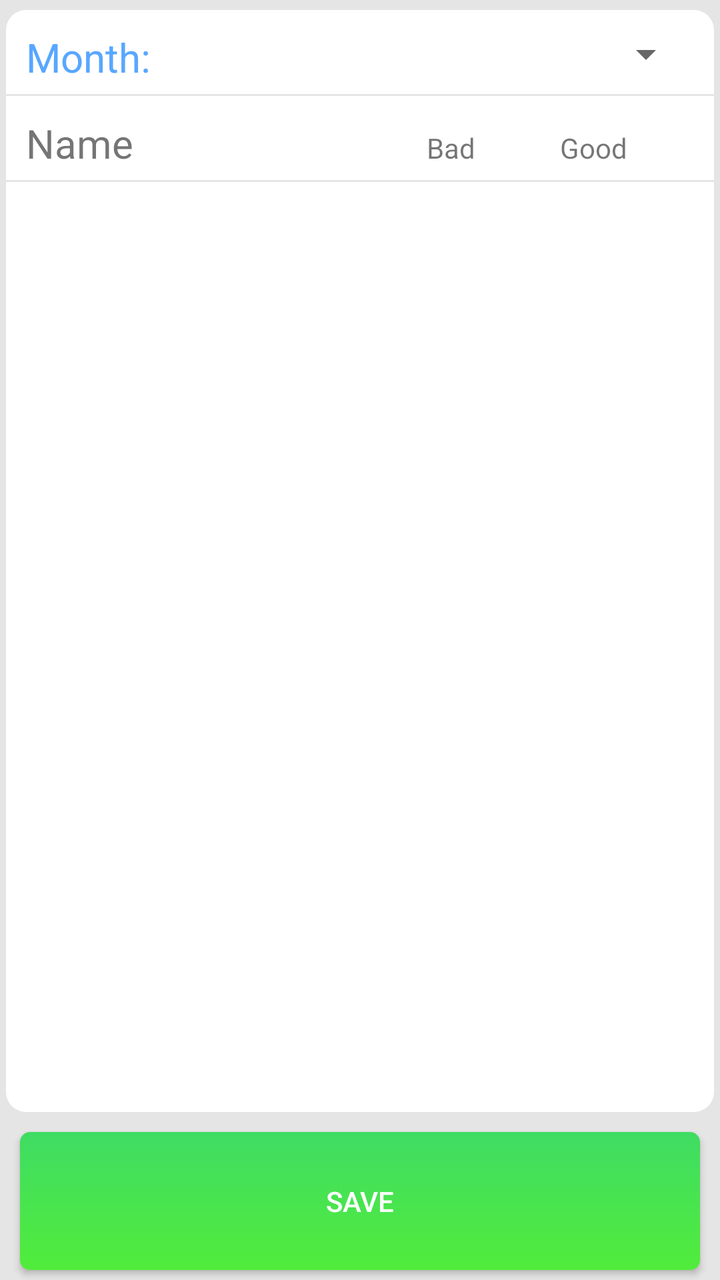
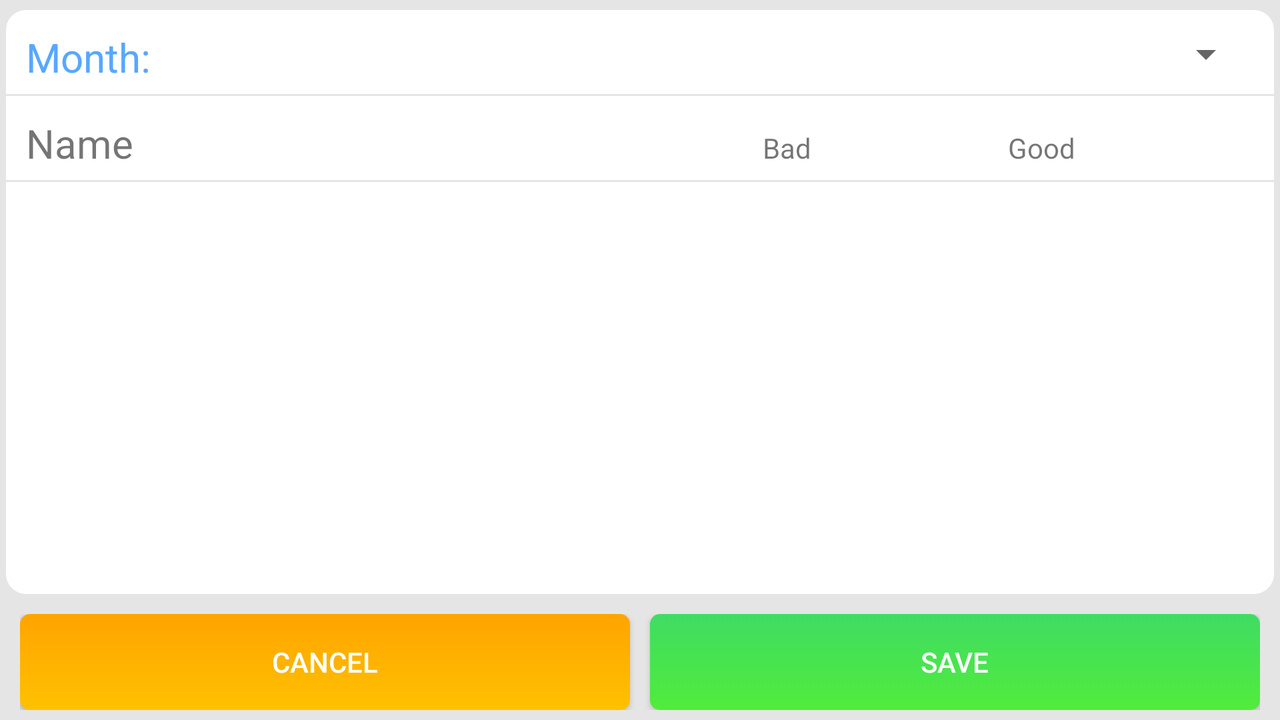

An Android layout and its configuration variant, each rendered on a device that would load it. The default file and the variant file are quoted in full after the pictures.
<!-- AndroidManifest.xml: application theme AppTheme -->
<!-- res/layout/fragment_edit_absence.xml -->
<?xml version="1.0" encoding="utf-8"?>
<RelativeLayout xmlns:android="http://schemas.android.com/apk/res/android"
    android:layout_width="match_parent"
    android:layout_height="match_parent">

    <LinearLayout
        android:orientation="vertical"
        android:layout_width="match_parent"
        android:layout_height="match_parent"
        android:background="@color/schedule_background">

        <LinearLayout
            android:layout_width="match_parent"
            android:layout_height="0dp"
            android:layout_weight="8"
            android:orientation="vertical"
            android:layout_marginLeft="3dp"
            android:layout_marginRight="3dp"
            android:layout_marginTop="5dp"
            android:layout_marginBottom="5dp"
            android:background="@drawable/background_with_radius_corners">

            <LinearLayout
                android:layout_width="match_parent"
                android:layout_height="wrap_content"
                android:layout_marginLeft="10dp"
                android:layout_marginRight="10dp"
                android:layout_marginBottom="5dp"
                android:layout_marginTop="10dp"
                android:orientation="horizontal">

                <TextView
                    android:layout_width="0dp"
                    android:layout_height="wrap_content"
                    android:layout_weight="2"
                    style="@style/text_item_day"
                    android:text="@string/month" />

                <Spinner
                    android:id="@+id/spinner_months"
                    android:layout_width="0dp"
                    android:layout_height="wrap_content"
                    android:layout_weight="4"></Spinner>

            </LinearLayout>

            <LinearLayout
                android:layout_width="match_parent"
                android:layout_height="1dp"
                android:background="@color/schedule_background"></LinearLayout>

            <LinearLayout
                android:layout_width="match_parent"
                android:layout_height="wrap_content"
                android:layout_marginLeft="10dp"
                android:layout_marginRight="10dp"
                android:layout_marginTop="10dp"
                android:layout_marginBottom="5dp"
                android:orientation="horizontal">

                <TextView
                    android:layout_width="0dp"
                    android:layout_height="wrap_content"
                    android:layout_weight="3"
                    android:textSize="20sp"
                    android:text="@string/name" />

                <TextView
                    android:layout_width="0dp"
                    android:layout_height="wrap_content"
                    android:layout_weight="1"
                    android:text="@string/reason_not_good_for_absence" />

                <TextView
                    android:layout_width="0dp"
                    android:layout_height="wrap_content"
                    android:layout_weight="1"
                    android:text="@string/reason_good_for_absence" />

            </LinearLayout>

            <LinearLayout
                android:layout_width="match_parent"
                android:layout_height="1dp"
                android:background="@color/schedule_background"></LinearLayout>


            <ListView
                android:id="@+id/absence_list"
                android:layout_width="match_parent"
                android:layout_height="wrap_content"
                android:layout_marginTop="10dp"
                android:divider="@null"></ListView>


        </LinearLayout>

        <Button
            android:id="@+id/button_absence_save"
            android:layout_width="match_parent"
            android:layout_height="0dp"
            android:layout_marginLeft="10dp"
            android:layout_marginRight="10dp"
            android:layout_marginTop="5dp"
            android:layout_marginBottom="5dp"
            style="@style/green_button"
            android:layout_weight="1"
            android:text="@string/save" />


    </LinearLayout>

    <ProgressBar
        android:id="@+id/progress_bar_absence"
        android:layout_width="wrap_content"
        android:layout_height="wrap_content"
        android:layout_centerInParent="true"
        android:visibility="gone" />

</RelativeLayout>
<!-- resources referenced by this layout -->
<resources>
  <color name="schedule_background">#e6e5e5</color>
  <!-- drawable background_with_radius_corners (drawable) -->
  <?xml version="1.0" encoding="utf-8"?>
  <selector xmlns:android="http://schemas.android.com/apk/res/android">
  
      <item >
          <shape android:shape="rectangle">
              <solid android:color="@android:color/white"/>
              <corners android:radius="10dp"/>
          </shape>
      </item>
  
  </selector>
  <string name="month">Month:</string>
  <string name="name">Name</string>
  <string name="reason_good_for_absence">Good</string>
  <string name="reason_not_good_for_absence">Bad</string>
  <string name="save">Save</string>
  <style name="green_button">
          <item name="android:background">@drawable/login_btn</item>
          <item name="android:textColor">@android:color/white</item>
      </style>
  <style name="text_item_day">
          <item name="android:textSize">20sp</item>
          <item name="android:textColor">@color/schedule_header_color</item>
      </style>
  <style name="AppTheme" parent="@style/Theme.AppCompat.Light.DarkActionBar">
          
          <item name="android:actionBarStyle">@style/MyActionBar</item>
          <item name="android:actionBarTabStyle">@style/tabs_style</item>
          <item name="android:actionBarWidgetTheme">@style/action_bar_widget</item>
  
      </style>
  <!-- drawable login_btn (drawable) -->
  <?xml version="1.0" encoding="utf-8"?>
  <selector xmlns:android="http://schemas.android.com/apk/res/android">
  
  
      <item android:state_pressed="true">
          <shape>
              <corners android:radius="5dp"/>
              <gradient android:startColor="#a1ef96"
                  android:endColor="#6dda89"
                  android:angle="90"/>
          </shape>
      </item>
  
      <item>
          <shape>
              <corners android:radius="5dp"/>
              <gradient android:startColor="#51ec3b"
                  android:endColor="#3fdc64"
                  android:angle="90"/>
          </shape>
      </item>
  </selector>
  <color name="schedule_header_color">#58a7ff</color>
  <style name="MyActionBar" parent="@style/Widget.AppCompat.Light.ActionBar.Solid.Inverse">
          <item name="android:background">@drawable/action_bar</item>
          <item name="android:backgroundStacked">@drawable/ab_stacked_solid</item>
  
      </style>
  <style name="tabs_style" parent="Widget.AppCompat.ActionBar.TabView">
          <item name="android:background">@drawable/tabs</item>
      </style>
  <style name="action_bar_widget">
          <item name="android:textColorHint">@android:color/white</item>
      </style>
  <!-- drawable action_bar (drawable) -->
  <?xml version="1.0" encoding="utf-8"?>
  <selector xmlns:android="http://schemas.android.com/apk/res/android">
  
      <item>
          <shape>
              <gradient android:startColor="#85bfff"
                  android:endColor="#1685ff"
                  android:angle="-90"/>
          </shape>
      </item>
  
  </selector>
  <!-- drawable ab_stacked_solid: png bitmap (drawable-hdpi, 201 bytes) -->
  <!-- drawable tabs (drawable) -->
  <?xml version="1.0" encoding="utf-8"?>
  <selector xmlns:android="http://schemas.android.com/apk/res/android">
  
      <item android:state_selected="true" android:state_pressed="true"
          android:drawable="@drawable/tab_selected_pressed">
      </item>
  
      <item android:state_selected="true" android:state_pressed="false"
          android:drawable="@drawable/tab_selected">
      </item>
  
      <item android:state_selected="false" android:state_pressed="true"
          android:drawable="@drawable/tab_unselected_pressed"/>
  
  
  
  </selector>
</resources>
<!-- res/layout-land/fragment_edit_absence.xml (the author's variant of the layout above) -->
<!-- drawn on the phone turned sideways -->
<?xml version="1.0" encoding="utf-8"?>
<RelativeLayout xmlns:android="http://schemas.android.com/apk/res/android"
    android:layout_width="match_parent"
    android:layout_height="match_parent">

    <LinearLayout
        android:orientation="vertical"
        android:layout_width="match_parent"
        android:layout_height="match_parent"
        android:background="@color/schedule_background">

        <LinearLayout
            android:layout_width="match_parent"
            android:layout_height="0dp"
            android:layout_weight="6"
            android:orientation="vertical"
            android:layout_marginLeft="3dp"
            android:layout_marginRight="3dp"
            android:layout_marginTop="5dp"
            android:layout_marginBottom="5dp"
            android:background="@drawable/background_with_radius_corners">

            <LinearLayout
                android:layout_width="match_parent"
                android:layout_height="wrap_content"
                android:layout_marginLeft="10dp"
                android:layout_marginRight="10dp"
                android:layout_marginBottom="5dp"
                android:layout_marginTop="10dp"
                android:orientation="horizontal">

                <TextView
                    android:layout_width="0dp"
                    android:layout_height="wrap_content"
                    android:layout_weight="2"
                    style="@style/text_item_day"
                    android:text="@string/month" />

                <Spinner
                    android:id="@+id/spinner_months"
                    android:layout_width="0dp"
                    android:layout_height="wrap_content"
                    android:layout_weight="4"></Spinner>

            </LinearLayout>

            <LinearLayout
                android:layout_width="match_parent"
                android:layout_height="1dp"
                android:background="@color/schedule_background"></LinearLayout>

            <LinearLayout
                android:layout_width="match_parent"
                android:layout_height="wrap_content"
                android:layout_marginLeft="10dp"
                android:layout_marginRight="10dp"
                android:layout_marginTop="10dp"
                android:layout_marginBottom="5dp"
                android:orientation="horizontal">

                <TextView
                    android:layout_width="0dp"
                    android:layout_height="wrap_content"
                    android:layout_weight="3"
                    android:textSize="20sp"
                    android:text="@string/name" />

                <TextView
                    android:layout_width="0dp"
                    android:layout_height="wrap_content"
                    android:layout_weight="1"
                    android:text="@string/reason_not_good_for_absence" />

                <TextView
                    android:layout_width="0dp"
                    android:layout_height="wrap_content"
                    android:layout_weight="1"
                    android:text="@string/reason_good_for_absence" />

            </LinearLayout>

            <LinearLayout
                android:layout_width="match_parent"
                android:layout_height="1dp"
                android:background="@color/schedule_background"></LinearLayout>


            <ListView
                android:id="@+id/absence_list"
                android:layout_width="match_parent"
                android:layout_height="wrap_content"
                android:layout_marginTop="10dp"
                android:divider="@null"></ListView>


        </LinearLayout>

        <LinearLayout
            android:layout_width="match_parent"
            android:layout_height="wrap_content"
            android:orientation="horizontal"
            android:paddingLeft="10dp"
            android:paddingRight="10dp"
            android:paddingTop="5dp"
            android:paddingBottom="5dp">

            <Button
                android:id="@+id/button_absence_cancel"
                android:layout_width="0dp"
                android:layout_height="wrap_content"
                style="@style/yellow_button"
                android:layout_marginRight="10dp"
                android:layout_weight="1"
                android:text="@string/cancel" />

            <Button
                android:id="@+id/button_absence_save"
                android:layout_width="0dp"
                android:layout_height="wrap_content"
                style="@style/green_button"
                android:layout_weight="1"
                android:text="@string/save" />

        </LinearLayout>


    </LinearLayout>

    <ProgressBar
        android:id="@+id/progress_bar_absence"
        android:layout_width="wrap_content"
        android:layout_height="wrap_content"
        android:layout_centerInParent="true"
        android:visibility="gone"/>

</RelativeLayout>
<!-- resources referenced by the variant -->
<!-- as the phone turned sideways resolves them -->
<resources>
  <color name="schedule_background">#e6e5e5</color>
  <!-- drawable background_with_radius_corners (drawable) -->
  <?xml version="1.0" encoding="utf-8"?>
  <selector xmlns:android="http://schemas.android.com/apk/res/android">
  
      <item >
          <shape android:shape="rectangle">
              <solid android:color="@android:color/white"/>
              <corners android:radius="10dp"/>
          </shape>
      </item>
  
  </selector>
  <string name="cancel">Cancel</string>
  <string name="month">Month:</string>
  <string name="name">Name</string>
  <string name="reason_good_for_absence">Good</string>
  <string name="reason_not_good_for_absence">Bad</string>
  <string name="save">Save</string>
  <style name="green_button">
          <item name="android:background">@drawable/login_btn</item>
          <item name="android:textColor">@android:color/white</item>
      </style>
  <style name="text_item_day">
          <item name="android:textSize">20sp</item>
          <item name="android:textColor">@color/schedule_header_color</item>
      </style>
  <style name="yellow_button">
          <item name="android:background">@drawable/website_btn</item>
          <item name="android:textColor">@android:color/white</item>
      </style>
  <style name="AppTheme" parent="@style/Theme.AppCompat.Light.DarkActionBar">
          
          <item name="android:actionBarStyle">@style/MyActionBar</item>
          <item name="android:actionBarTabStyle">@style/tabs_style</item>
          <item name="android:actionBarWidgetTheme">@style/action_bar_widget</item>
  
      </style>
  <!-- drawable login_btn (drawable) -->
  <?xml version="1.0" encoding="utf-8"?>
  <selector xmlns:android="http://schemas.android.com/apk/res/android">
  
  
      <item android:state_pressed="true">
          <shape>
              <corners android:radius="5dp"/>
              <gradient android:startColor="#a1ef96"
                  android:endColor="#6dda89"
                  android:angle="90"/>
          </shape>
      </item>
  
      <item>
          <shape>
              <corners android:radius="5dp"/>
              <gradient android:startColor="#51ec3b"
                  android:endColor="#3fdc64"
                  android:angle="90"/>
          </shape>
      </item>
  </selector>
  <color name="schedule_header_color">#58a7ff</color>
  <style name="MyActionBar" parent="@style/Widget.AppCompat.Light.ActionBar.Solid.Inverse">
          <item name="android:background">@drawable/action_bar</item>
          <item name="android:backgroundStacked">@drawable/ab_stacked_solid</item>
  
      </style>
  <style name="tabs_style" parent="Widget.AppCompat.ActionBar.TabView">
          <item name="android:background">@drawable/tabs</item>
      </style>
  <style name="action_bar_widget">
          <item name="android:textColorHint">@android:color/white</item>
      </style>
  <!-- drawable action_bar (drawable) -->
  <?xml version="1.0" encoding="utf-8"?>
  <selector xmlns:android="http://schemas.android.com/apk/res/android">
  
      <item>
          <shape>
              <gradient android:startColor="#85bfff"
                  android:endColor="#1685ff"
                  android:angle="-90"/>
          </shape>
      </item>
  
  </selector>
  <!-- drawable tabs (drawable) -->
  <?xml version="1.0" encoding="utf-8"?>
  <selector xmlns:android="http://schemas.android.com/apk/res/android">
  
      <item android:state_selected="true" android:state_pressed="true"
          android:drawable="@drawable/tab_selected_pressed">
      </item>
  
      <item android:state_selected="true" android:state_pressed="false"
          android:drawable="@drawable/tab_selected">
      </item>
  
      <item android:state_selected="false" android:state_pressed="true"
          android:drawable="@drawable/tab_unselected_pressed"/>
  
  
  
  </selector>
</resources>
